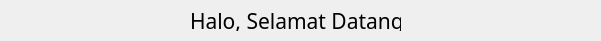
       <widget class="QFrame" name="frame_60">
        <property name="geometry">
         <rect>
          <x>0</x>
          <y>0</y>
          <width>601</width>
          <height>41</height>
         </rect>
        </property>
        <property name="styleSheet">
         <string notr="true"/>
        </property>
        <property name="frameShape">
         <enum>QFrame::NoFrame</enum>
        </property>
        <property name="frameShadow">
         <enum>QFrame::Raised</enum>
        </property>
        <widget class="QFrame" name="Profile_5">
         <property name="geometry">
          <rect>
           <x>400</x>
           <y>0</y>
           <width>41</width>
           <height>41</height>
          </rect>
         </property>
         <property name="frameShape">
          <enum>QFrame::NoFrame</enum>
         </property>
         <property name="frameShadow">
          <enum>QFrame::Raised</enum>
         </property>
         <widget class="QLabel" name="Profile_6">
          <property name="geometry">
           <rect>
            <x>0</x>
            <y>10</y>
            <width>31</width>
            <height>21</height>
           </rect>
          </property>
          <property name="styleSheet">
           <string notr="true">image: url(:/Icon/Image/ICon/ex/user-shape-removebg-preview.png);</string>
          </property>
          <property name="text">
           <string/>
          </property>
         </widget>
        </widget>
        <widget class="QLabel" name="welcome_5">
         <property name="geometry">
          <rect>
           <x>190</x>
           <y>10</y>
           <width>211</width>
           <height>21</height>
          </rect>
         </property>
         <property name="font">
          <font>
           <family>Rockwell</family>
           <pointsize>16</pointsize>
          </font>
         </property>
         <property name="text">
          <string>Halo, Selamat Datang</string>
         </property>
        </widget>
        <widget class="QWidget" name="layoutWidget_7">
         <property name="geometry">
          <rect>
           <x>470</x>
           <y>0</y>
           <width>131</width>
           <height>41</height>
          </rect>
         </property>
         <layout class="QHBoxLayout" name="horizontalLayout_5">
          <item>
           <widget class="QFrame" name="FullScreen_3">
            <property name="frameShape">
             <enum>QFrame::NoFrame</enum>
            </property>
            <property name="frameShadow">
             <enum>QFrame::Raised</enum>
            </property>
            <widget class="QPushButton" name="minimizebt_3">
             <property name="geometry">
              <rect>
               <x>10</x>
               <y>10</y>
               <width>20</width>
               <height>16</height>
              </rect>
             </property>
             <property name="styleSheet">
              <string notr="true">QPushButton {
	border: none;
	background-color: rgba(0,0,0,0);
	image: url(:/Icon/Image/ICon/ex/Minimiza-removebg-preview.png);
}
QPushButton:hover {
	background-color: rgb(91,90,90);
}
QPushButton:pressed {	
	background-color: rgba(0,0,0,0);
}</string>
             </property>
             <property name="text">
              <string/>
             </property>
            </widget>
           </widget>
          </item>
          <item>
           <widget class="QFrame" name="Minimize_3">
            <property name="frameShape">
             <enum>QFrame::NoFrame</enum>
            </property>
            <property name="frameShadow">
             <enum>QFrame::Raised</enum>
            </property>
            <widget class="QPushButton" name="fullscreenbt_3">
             <property name="geometry">
              <rect>
               <x>10</x>
               <y>10</y>
               <width>20</width>
               <height>16</height>
              </rect>
             </property>
             <property name="styleSheet">
              <string notr="true">QPushButton {
	border: none;
	background-color: rgba(0,0,0,0);
	image: url(:/Icon/Image/ICon/ex/Minimize.png);
}
QPushButton:hover {
	background-color: rgb(91,90,90);
}
QPushButton:pressed {	
	background-color: rgba(0,0,0,0);
}</string>
             </property>
             <property name="text">
              <string/>
             </property>
            </widget>
           </widget>
          </item>
          <item>
           <widget class="QFrame" name="exit_3">
            <property name="frameShape">
             <enum>QFrame::NoFrame</enum>
            </property>
            <property name="frameShadow">
             <enum>QFrame::Raised</enum>
            </property>
            <widget class="QPushButton" name="closebt_3">
             <property name="geometry">
              <rect>
               <x>10</x>
               <y>10</y>
               <width>20</width>
               <height>16</height>
              </rect>
             </property>
             <property name="styleSheet">
              <string notr="true">QPushButton {
	border: none;
	background-color: rgba(0,0,0,0);
	image: url(:/Icon/Image/ICon/ex/close-button-removebg-preview.png);
}
QPushButton:hover {
	background-color: rgb(91,90,90);
}
QPushButton:pressed {	
	background-color: rgba(0,0,0,0);
}</string>
             </property>
             <property name="text">
              <string/>
             </property>
            </widget>
           </widget>
          </item>
         </layout>
        </widget>
       </widget>
